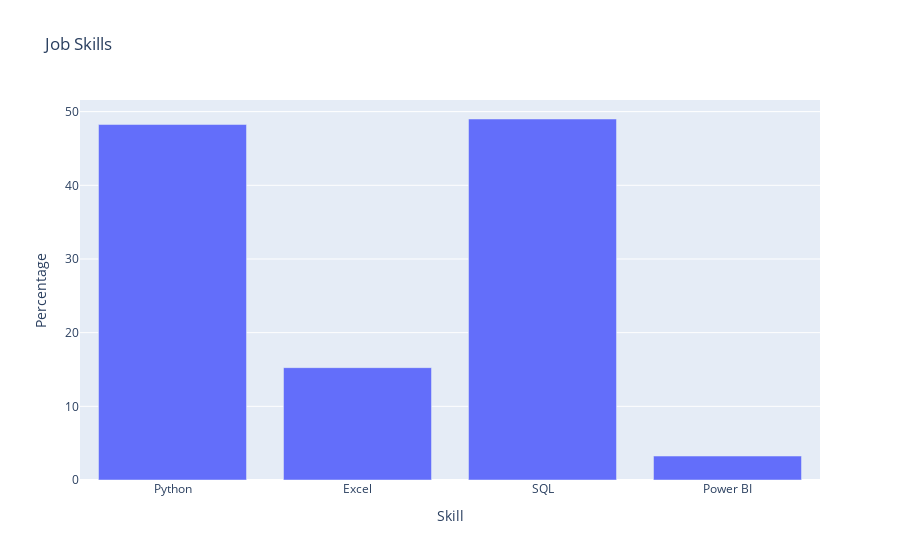

This figure's notebook cell:
### Code cell
python = (df["python"].sum() / 400) * 100
excel = (df["excel"].sum() / 400) * 100
sql = (df["sql"].sum() / 400) * 100
power_bi = (df["power bi"].sum() / 400) * 100


skills_values = [python, excel, sql, power_bi]
skills = ["Python", "Excel", "SQL", "Power BI"]

print(skills_values)

fig = px.bar(x=skills, y=skills_values, title="Job Skills",
            labels={
                     "x": "Skill",
                     "y": "Percentage",
                     })
fig.show()

### Figure 1 — Plotly figure (JSON) as saved in the notebook; plotly's stock layout.template omitted (floating-point values rounded to 4 significant figures)
{"data": [{"alignmentgroup": "True", "hovertemplate": "Skill=%{x}<br>Percentage=%{y}<extra></extra>", "legendgroup": "", "marker": {"color": "#636efa"}, "name": "", "offsetgroup": "", "orientation": "v", "showlegend": false, "textposition": "auto", "type": "bar", "x": ["Python", "Excel", "SQL", "Power BI"], "xaxis": "x", "y": [48.25, 15.25, 49, 3.25], "yaxis": "y"}], "layout": {"barmode": "relative", "legend": {"tracegroupgap": 0}, "title": {"text": "Job Skills"}, "xaxis": {"anchor": "y", "domain": [0, 1], "title": {"text": "Skill"}}, "yaxis": {"anchor": "x", "domain": [0, 1], "title": {"text": "Percentage"}}}}
